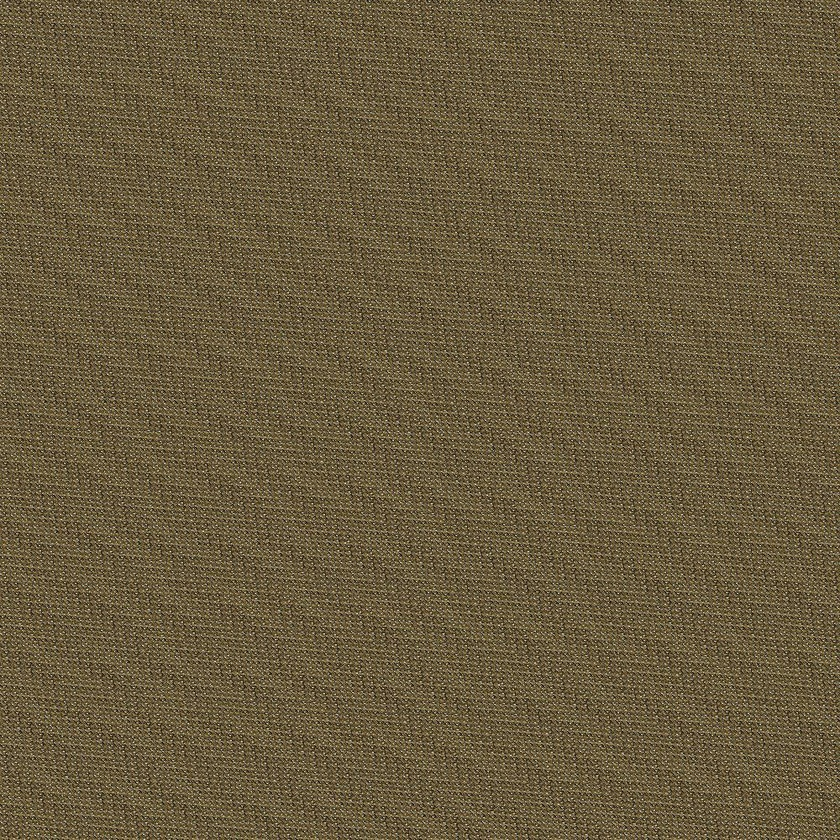
#> input picture HW8/cat_enc.jpg, 840 x 840 px, shrunk from 1000 x 1000 before the run
$ python test2.py   (older library calls are emulated)
#> lines starting #> are read from the running program, lines starting #| are printed output that depends on the picture
from PIL import Image
from numpy import *
#from scipy.misc import lena,imsave
#from scipy.misc import imsave

# load image
im_original = array(Image.open("cat_enc.jpg"))
#> im_original is the input picture: shape (840, 840, 3); mean R, G, B 105.7, 91.6, 62.8
im = array(Image.open("cat_enc.jpg"))
N = im.shape[0]
#> N = 840

# create x and y components of Arnold's cat mapping
y,x = meshgrid(range(N),range(N))
xmap = (2*x-y) % N
ymap = (y-x) % N
period = 1
for i in range(20):
    result = Image.fromarray(im)
    im = im[xmap,ymap]
    print("i = ",i)
    '''comparison = im_original == im
                equal_arrays = comparison.all()'''
#> this loop made 20 passes
#> pass 1, `im = im[xmap,ymap]`:
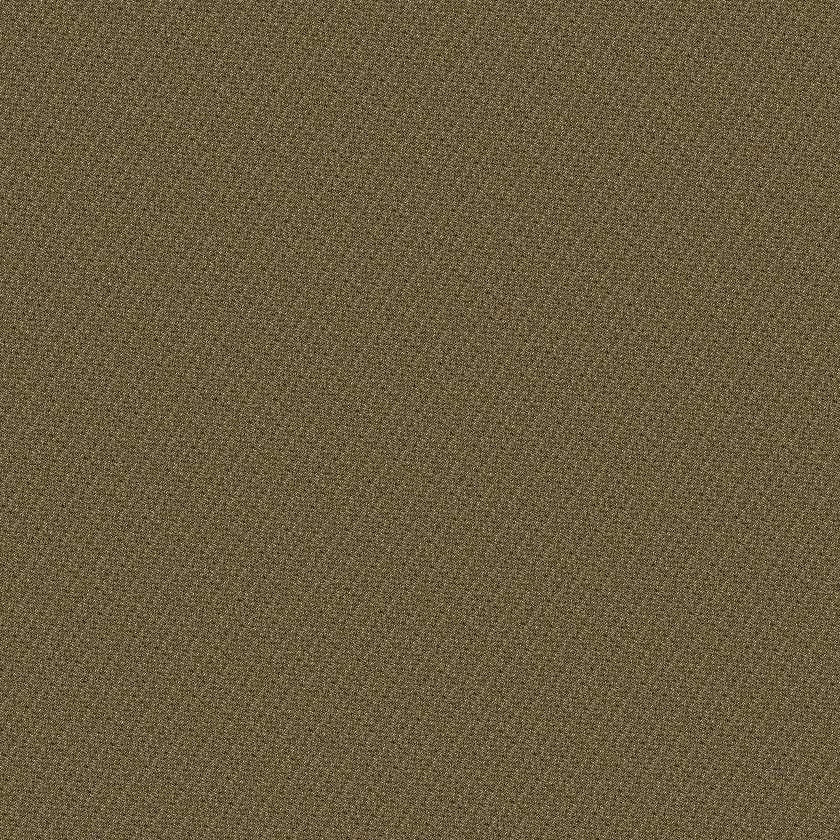
#> im: shape (840, 840, 3); mean R, G, B 105.7, 91.6, 62.8
#> pass 2, `im = im[xmap,ymap]`:
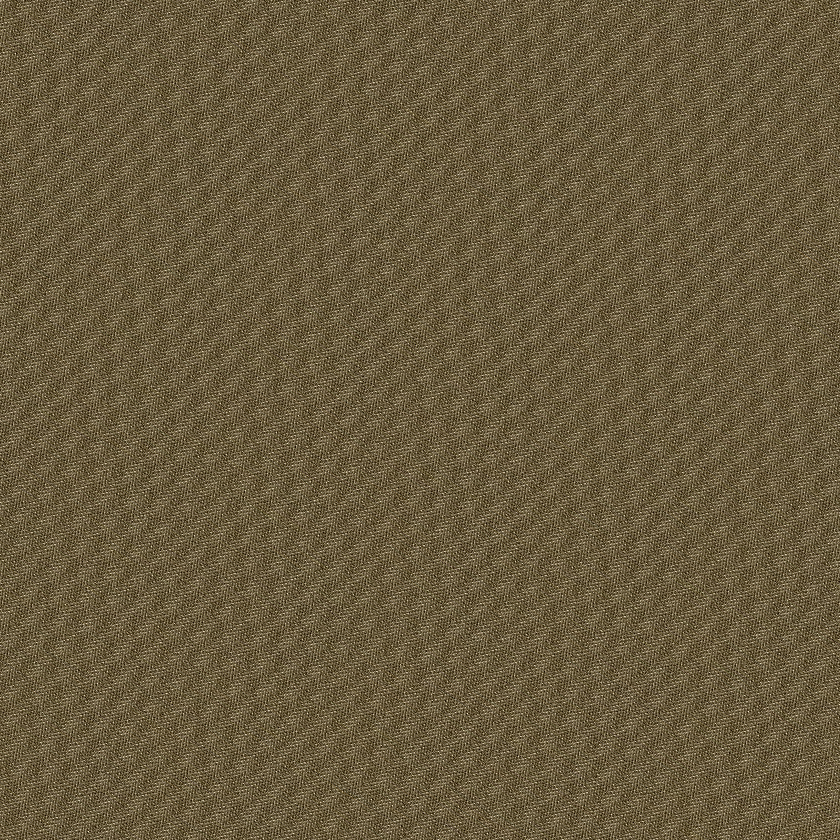
#> im: shape (840, 840, 3); mean R, G, B 105.7, 91.6, 62.8
#> pass 3, `im = im[xmap,ymap]`:
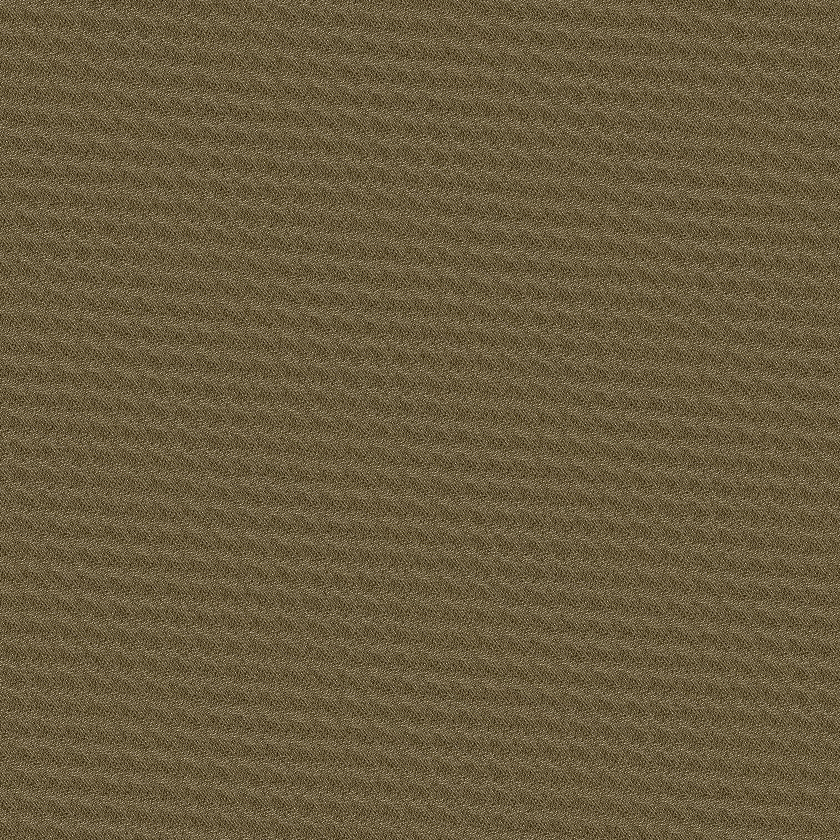
#> im: shape (840, 840, 3); mean R, G, B 105.7, 91.6, 62.8
#> after the loop:
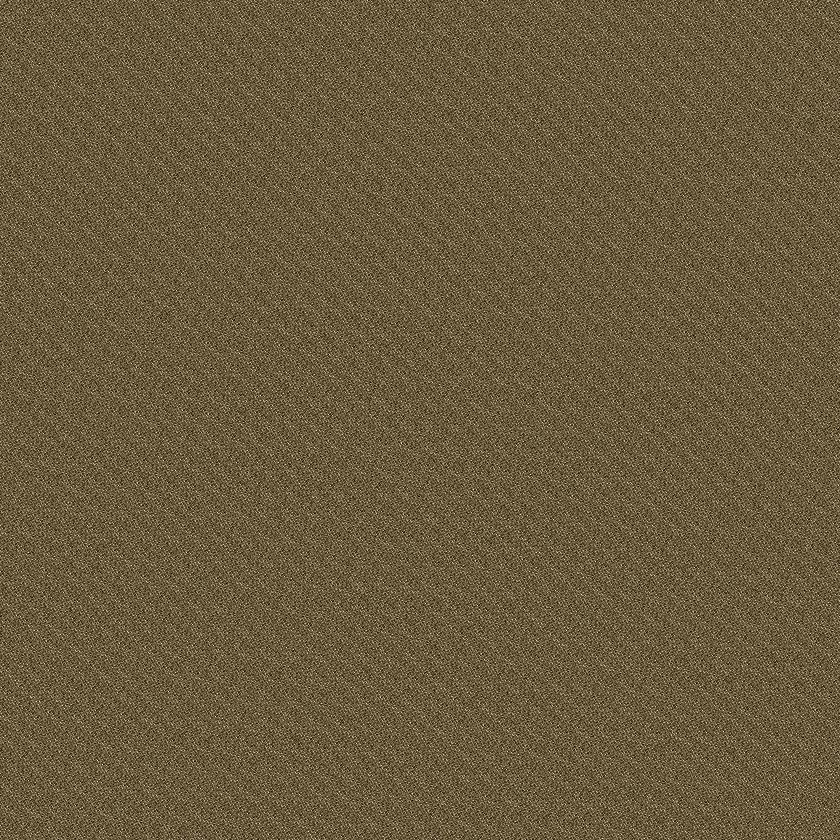
#> im: shape (840, 840, 3); mean R, G, B 105.7, 91.6, 62.8

result.save("cat_dec.jpg")
print("period",period)
